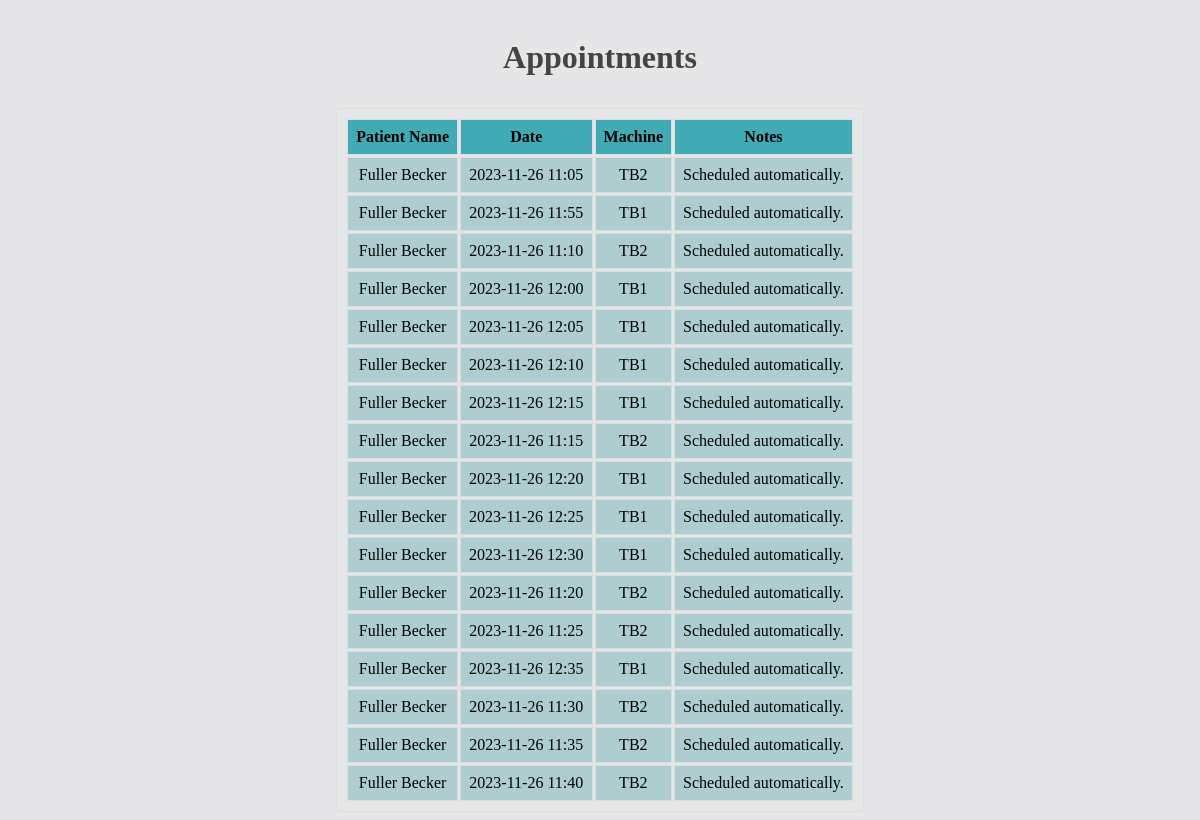
/appointments?patient_id=11, run on the app's committed database.
### app.py (models this page shows)
class Appointment(db.Model):
    id = db.Column(db.Integer, primary_key=True)
    date = db.Column(db.DateTime, nullable=False)
    linear_accelerator_id = db.Column(db.Integer, db.ForeignKey('linear_accelerator.id'), nullable=False)
    patient_id = db.Column(db.Integer, db.ForeignKey('patient.id'), nullable=False)
    notes = db.Column(db.Text)
    patient = db.relationship('Patient', backref=db.backref('appointments', lazy=True))

class Patient(db.Model):
    id = db.Column(db.Integer, primary_key=True)
    name = db.Column(db.String(100), nullable=False)
    organ_type = db.Column(db.String(50), nullable=False)
    weight = db.Column(db.Float, nullable=False)
    number_of_fractions = db.Column(db.Integer, nullable=False)
    patient_type = db.Column(db.String(20), nullable=False)  # 'indoor' or 'outdoor'
    treatment_duration = db.Column(db.Integer, nullable=False)  # Duration in minutes

class LinearAccelerator(db.Model):
    id = db.Column(db.Integer, primary_key=True)
    name = db.Column(db.String(100), nullable=False)
    type = db.Column(db.String(50))  # e.g., TrueBeam, VitalBeam, etc.
    characteristics = db.Column(db.Text)  # Additional details about the machine
    appointments = db.relationship('Appointment', backref='linear_accelerator', lazy=True)
    is_active = db.Column(db.Boolean, default=True)  # Machine on/off state
    operation_start_time = db.Column(db.Time)  # Operation start time
    operation_end_time = db.Column(db.Time)  # Operation end time
    pause_start_time = db.Column(db.DateTime)  # Pause start time
    pause_end_time = db.Column(db.DateTime)  # Pause end time

### app.py (the view)
@app.route('/appointments')
def appointments():
    patient_id = request.args.get('patient_id')
    if patient_id:
        all_appointments = Appointment.query.filter_by(patient_id=patient_id).all()
    else:
        all_appointments = Appointment.query.all()
    for appointment in all_appointments:
        print(f"Appointment ID: {appointment.id}, Machine Name: {appointment.linear_accelerator.name if appointment.linear_accelerator else 'No machine'}")
    return render_template('appointments.html', appointments=all_appointments)

### templates/appointments.html (shortened to what this page needs)
<!DOCTYPE html>
<html lang="en">
<head>
    <link rel="stylesheet" href="{{ url_for('static', filename='appointments.css') }}">
</head>
<body>
    <h1>Appointments</h1>
    <table>
        <thead>
            <tr>
                <th>Patient Name</th>
                <th>Date</th>
                <th>Machine</th>
                <th>Notes</th>
            </tr>
        </thead>
        <tbody>
            {% for appointment in appointments %}
            <tr>
                <td>{{ appointment.patient.name }}</td>
                <td>{{ appointment.date.strftime('%Y-%m-%d %H:%M') }}</td>
                <td>{{ appointment.linear_accelerator.name }}</td>
                <td>{{ appointment.notes }}</td>
            </tr>
            {% endfor %}
        </tbody>
    </table>
</body>
</html>

### static/appointments.css (style rules this page uses)
th { background-color: rgba(43, 164, 173, 0.882); }
body { display: flex; flex-direction: column; justify-content: center; align-items: center; background-image: linear-gradient(rgba(4, 9, 30, 0.1), rgba(4, 9, 30, 0.1)), url('https://iuxit.com.au/wp-content/uploads/2023/11/WhatsApp-Image-2023-11-26-at-4.08.50-AM.jpeg'); background-position: center; background-size: cover; background-attachment: fixed; }
td { background-color: rgba(163, 201, 204, 0.844); border: 1px solid #ddd; text-align: center; padding: 8px; }
h1 { color: #444; text-align: center; padding: 10px; }
table { border: 1px solid #ddd; text-align: center; padding: 8px; }
th { background-color: rgba(43, 164, 173, 0.882); border: 1px solid #ddd; text-align: center; padding: 8px; }

### data on the page
Appointment: patient.name "Fuller Becker", date "2023-11-26 11:05", linear_accelerator.name "TB2", notes "Scheduled automatically."
Appointment: patient.name "Fuller Becker", date "2023-11-26 11:55", linear_accelerator.name "TB1", notes "Scheduled automatically."
Appointment: patient.name "Fuller Becker", date "2023-11-26 11:10", linear_accelerator.name "TB2", notes "Scheduled automatically."
Appointment: patient.name "Fuller Becker", date "2023-11-26 12:00", linear_accelerator.name "TB1", notes "Scheduled automatically."
Appointment: patient.name "Fuller Becker", date "2023-11-26 12:05", linear_accelerator.name "TB1", notes "Scheduled automatically."
Appointment: patient.name "Fuller Becker", date "2023-11-26 12:10", linear_accelerator.name "TB1", notes "Scheduled automatically."
Appointment: patient.name "Fuller Becker", date "2023-11-26 12:15", linear_accelerator.name "TB1", notes "Scheduled automatically."
Appointment: patient.name "Fuller Becker", date "2023-11-26 11:15", linear_accelerator.name "TB2", notes "Scheduled automatically."
Appointment: patient.name "Fuller Becker", date "2023-11-26 12:20", linear_accelerator.name "TB1", notes "Scheduled automatically."
Appointment: patient.name "Fuller Becker", date "2023-11-26 12:25", linear_accelerator.name "TB1", notes "Scheduled automatically."
Appointment: patient.name "Fuller Becker", date "2023-11-26 12:30", linear_accelerator.name "TB1", notes "Scheduled automatically."
Appointment: patient.name "Fuller Becker", date "2023-11-26 11:20", linear_accelerator.name "TB2", notes "Scheduled automatically."
Appointment: patient.name "Fuller Becker", date "2023-11-26 11:25", linear_accelerator.name "TB2", notes "Scheduled automatically."
Appointment: patient.name "Fuller Becker", date "2023-11-26 12:35", linear_accelerator.name "TB1", notes "Scheduled automatically."
Appointment: patient.name "Fuller Becker", date "2023-11-26 11:30", linear_accelerator.name "TB2", notes "Scheduled automatically."
Appointment: patient.name "Fuller Becker", date "2023-11-26 11:35", linear_accelerator.name "TB2", notes "Scheduled automatically."
Appointment: patient.name "Fuller Becker", date "2023-11-26 11:40", linear_accelerator.name "TB2", notes "Scheduled automatically."
